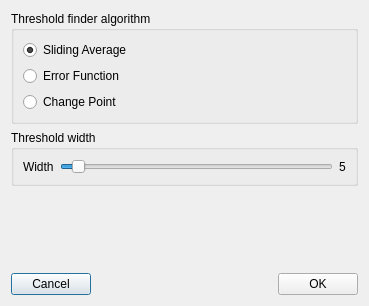
<?xml version="1.0" encoding="UTF-8"?>
<ui version="4.0">
 <class>Dialog</class>
 <widget class="QDialog" name="Dialog">
  <property name="windowModality">
   <enum>Qt::WindowModal</enum>
  </property>
  <property name="geometry">
   <rect>
    <x>0</x>
    <y>0</y>
    <width>369</width>
    <height>306</height>
   </rect>
  </property>
  <property name="windowTitle">
   <string>Dialog</string>
  </property>
  <layout class="QVBoxLayout" name="verticalLayout_2">
   <item>
    <widget class="QGroupBox" name="groupBox">
     <property name="minimumSize">
      <size>
       <width>0</width>
       <height>110</height>
      </size>
     </property>
     <property name="title">
      <string>Threshold finder algorithm</string>
     </property>
     <layout class="QVBoxLayout" name="verticalLayout">
      <item>
       <widget class="QRadioButton" name="sliding_average_radioButton">
        <property name="text">
         <string>Sliding Average</string>
        </property>
        <property name="checked">
         <bool>true</bool>
        </property>
       </widget>
      </item>
      <item>
       <widget class="QRadioButton" name="error_function_radioButton">
        <property name="text">
         <string>Error Function</string>
        </property>
       </widget>
      </item>
      <item>
       <widget class="QRadioButton" name="change_point_radioButton">
        <property name="text">
         <string>Change Point</string>
        </property>
       </widget>
      </item>
     </layout>
    </widget>
   </item>
   <item>
    <widget class="QGroupBox" name="groupBox_2">
     <property name="title">
      <string>Threshold width</string>
     </property>
     <layout class="QHBoxLayout" name="horizontalLayout_2">
      <item>
       <widget class="QLabel" name="label_3">
        <property name="text">
         <string>Width</string>
        </property>
       </widget>
      </item>
      <item>
       <widget class="QSlider" name="kropff_threshold_width_slider">
        <property name="minimum">
         <number>2</number>
        </property>
        <property name="maximum">
         <number>100</number>
        </property>
        <property name="singleStep">
         <number>2</number>
        </property>
        <property name="value">
         <number>6</number>
        </property>
        <property name="orientation">
         <enum>Qt::Horizontal</enum>
        </property>
       </widget>
      </item>
      <item>
       <widget class="QLabel" name="kropff_threshold_width_value">
        <property name="text">
         <string>5</string>
        </property>
       </widget>
      </item>
     </layout>
    </widget>
   </item>
   <item>
    <spacer name="verticalSpacer">
     <property name="orientation">
      <enum>Qt::Vertical</enum>
     </property>
     <property name="sizeHint" stdset="0">
      <size>
       <width>20</width>
       <height>40</height>
      </size>
     </property>
    </spacer>
   </item>
   <item>
    <layout class="QHBoxLayout" name="horizontalLayout">
     <item>
      <widget class="QPushButton" name="pushButton_2">
       <property name="text">
        <string>Cancel</string>
       </property>
      </widget>
     </item>
     <item>
      <spacer name="horizontalSpacer">
       <property name="orientation">
        <enum>Qt::Horizontal</enum>
       </property>
       <property name="sizeHint" stdset="0">
        <size>
         <width>40</width>
         <height>20</height>
        </size>
       </property>
      </spacer>
     </item>
     <item>
      <widget class="QPushButton" name="pushButton">
       <property name="text">
        <string>OK</string>
       </property>
      </widget>
     </item>
    </layout>
   </item>
  </layout>
 </widget>
 <resources/>
 <connections>
  <connection>
   <sender>pushButton_2</sender>
   <signal>clicked()</signal>
   <receiver>Dialog</receiver>
   <slot>reject()</slot>
   <hints>
    <hint type="sourcelabel">
     <x>63</x>
     <y>293</y>
    </hint>
    <hint type="destinationlabel">
     <x>23</x>
     <y>89</y>
    </hint>
   </hints>
  </connection>
  <connection>
   <sender>pushButton</sender>
   <signal>clicked()</signal>
   <receiver>Dialog</receiver>
   <slot>ok_clicked()</slot>
   <hints>
    <hint type="sourcelabel">
     <x>356</x>
     <y>293</y>
    </hint>
    <hint type="destinationlabel">
     <x>223</x>
     <y>84</y>
    </hint>
   </hints>
  </connection>
  <connection>
   <sender>kropff_threshold_width_slider</sender>
   <signal>sliderMoved(int)</signal>
   <receiver>Dialog</receiver>
   <slot>slider_moved()</slot>
   <hints>
    <hint type="sourcelabel">
     <x>88</x>
     <y>149</y>
    </hint>
    <hint type="destinationlabel">
     <x>134</x>
     <y>216</y>
    </hint>
   </hints>
  </connection>
  <connection>
   <sender>kropff_threshold_width_slider</sender>
   <signal>sliderPressed()</signal>
   <receiver>Dialog</receiver>
   <slot>slider_clicked()</slot>
   <hints>
    <hint type="sourcelabel">
     <x>152</x>
     <y>152</y>
    </hint>
    <hint type="destinationlabel">
     <x>305</x>
     <y>198</y>
    </hint>
   </hints>
  </connection>
  <connection>
   <sender>kropff_threshold_width_slider</sender>
   <signal>valueChanged(int)</signal>
   <receiver>Dialog</receiver>
   <slot>slider_changed()</slot>
   <hints>
    <hint type="sourcelabel">
     <x>205</x>
     <y>156</y>
    </hint>
    <hint type="destinationlabel">
     <x>191</x>
     <y>262</y>
    </hint>
   </hints>
  </connection>
 </connections>
 <slots>
  <slot>ok_clicked()</slot>
  <slot>slider_moved()</slot>
  <slot>slider_clicked()</slot>
  <slot>slider_changed()</slot>
 </slots>
</ui>
